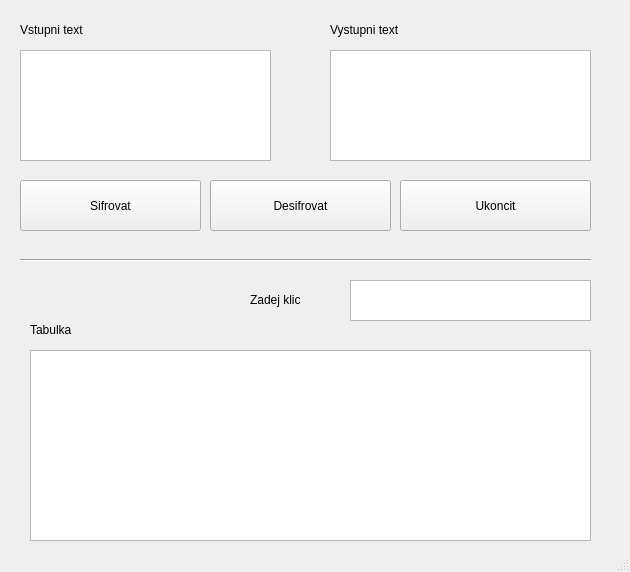
<?xml version="1.0" encoding="UTF-8"?>
<ui version="4.0">
 <class>MainWindow</class>
 <widget class="QMainWindow" name="MainWindow">
  <property name="geometry">
   <rect>
    <x>0</x>
    <y>0</y>
    <width>630</width>
    <height>572</height>
   </rect>
  </property>
  <property name="windowTitle">
   <string>Playfair</string>
  </property>
  <widget class="QWidget" name="centralwidget">
   <widget class="QPushButton" name="T_sifrovat">
    <property name="geometry">
     <rect>
      <x>20</x>
      <y>180</y>
      <width>181</width>
      <height>51</height>
     </rect>
    </property>
    <property name="text">
     <string>Sifrovat</string>
    </property>
   </widget>
   <widget class="QPushButton" name="T_desifrovat">
    <property name="geometry">
     <rect>
      <x>210</x>
      <y>180</y>
      <width>181</width>
      <height>51</height>
     </rect>
    </property>
    <property name="text">
     <string>Desifrovat</string>
    </property>
   </widget>
   <widget class="QTextEdit" name="vstup">
    <property name="geometry">
     <rect>
      <x>20</x>
      <y>50</y>
      <width>251</width>
      <height>111</height>
     </rect>
    </property>
   </widget>
   <widget class="QPushButton" name="T_ukoncit">
    <property name="geometry">
     <rect>
      <x>400</x>
      <y>180</y>
      <width>191</width>
      <height>51</height>
     </rect>
    </property>
    <property name="text">
     <string>Ukoncit</string>
    </property>
   </widget>
   <widget class="QTextEdit" name="vystup">
    <property name="geometry">
     <rect>
      <x>330</x>
      <y>50</y>
      <width>261</width>
      <height>111</height>
     </rect>
    </property>
    <property name="readOnly">
     <bool>true</bool>
    </property>
   </widget>
   <widget class="QLabel" name="label_3">
    <property name="geometry">
     <rect>
      <x>20</x>
      <y>20</y>
      <width>111</width>
      <height>19</height>
     </rect>
    </property>
    <property name="text">
     <string>Vstupni text</string>
    </property>
   </widget>
   <widget class="QLabel" name="label_4">
    <property name="geometry">
     <rect>
      <x>330</x>
      <y>20</y>
      <width>131</width>
      <height>19</height>
     </rect>
    </property>
    <property name="text">
     <string>Vystupni text</string>
    </property>
   </widget>
   <widget class="Line" name="line">
    <property name="geometry">
     <rect>
      <x>20</x>
      <y>250</y>
      <width>571</width>
      <height>21</height>
     </rect>
    </property>
    <property name="orientation">
     <enum>Qt::Horizontal</enum>
    </property>
   </widget>
   <widget class="QTableWidget" name="vypis_tabulky">
    <property name="geometry">
     <rect>
      <x>30</x>
      <y>350</y>
      <width>561</width>
      <height>191</height>
     </rect>
    </property>
    <property name="lineWidth">
     <number>1</number>
    </property>
    <property name="showGrid">
     <bool>true</bool>
    </property>
    <attribute name="horizontalHeaderVisible">
     <bool>false</bool>
    </attribute>
    <attribute name="horizontalHeaderDefaultSectionSize">
     <number>111</number>
    </attribute>
    <attribute name="horizontalHeaderMinimumSectionSize">
     <number>15</number>
    </attribute>
    <attribute name="verticalHeaderVisible">
     <bool>false</bool>
    </attribute>
    <attribute name="verticalHeaderDefaultSectionSize">
     <number>25</number>
    </attribute>
    <attribute name="verticalHeaderMinimumSectionSize">
     <number>37</number>
    </attribute>
   </widget>
   <widget class="QLabel" name="label_5">
    <property name="geometry">
     <rect>
      <x>30</x>
      <y>320</y>
      <width>81</width>
      <height>19</height>
     </rect>
    </property>
    <property name="text">
     <string>Tabulka</string>
    </property>
   </widget>
   <widget class="QTextEdit" name="klicvstup">
    <property name="geometry">
     <rect>
      <x>350</x>
      <y>280</y>
      <width>241</width>
      <height>41</height>
     </rect>
    </property>
   </widget>
   <widget class="QLabel" name="label">
    <property name="geometry">
     <rect>
      <x>250</x>
      <y>290</y>
      <width>91</width>
      <height>19</height>
     </rect>
    </property>
    <property name="text">
     <string>Zadej klic</string>
    </property>
   </widget>
  </widget>
  <widget class="QStatusBar" name="statusbar"/>
 </widget>
 <resources/>
 <connections/>
</ui>
